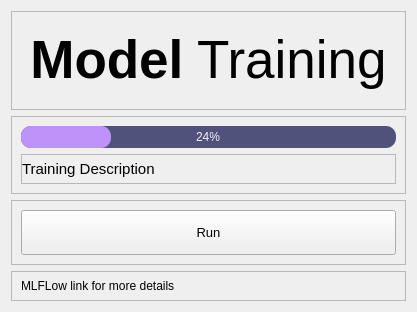
                     <widget class="QWidget" name="train">
                      <property name="styleSheet">
                       <string notr="true"/>
                      </property>
                      <layout class="QVBoxLayout" name="verticalLayout_21">
                       <item>
                        <widget class="QFrame" name="frame_title_tr">
                         <property name="frameShape">
                          <enum>QFrame::StyledPanel</enum>
                         </property>
                         <property name="frameShadow">
                          <enum>QFrame::Raised</enum>
                         </property>
                         <layout class="QVBoxLayout" name="verticalLayout_22">
                          <item>
                           <widget class="QFrame" name="frame_2">
                            <property name="frameShape">
                             <enum>QFrame::NoFrame</enum>
                            </property>
                            <property name="frameShadow">
                             <enum>QFrame::Raised</enum>
                            </property>
                            <layout class="QVBoxLayout" name="verticalLayout_23">
                             <item>
                              <widget class="QLabel" name="title_tr">
                               <property name="font">
                                <font>
                                 <family>Segoe UI</family>
                                 <pointsize>10</pointsize>
                                 <italic>false</italic>
                                 <bold>false</bold>
                                </font>
                               </property>
                               <property name="text">
                                <string>&lt;html&gt;&lt;head/&gt;&lt;body&gt;&lt;p align=&quot;center&quot;&gt;&lt;span style=&quot; font-size:40pt; font-weight:700;&quot;&gt;Model&lt;/span&gt;&lt;span style=&quot; font-size:40pt;&quot;&gt; Training&lt;/span&gt;&lt;/p&gt;&lt;/body&gt;&lt;/html&gt;</string>
                               </property>
                              </widget>
                             </item>
                            </layout>
                           </widget>
                          </item>
                         </layout>
                        </widget>
                       </item>
                       <item>
                        <widget class="QFrame" name="frame_progress_tr">
                         <property name="maximumSize">
                          <size>
                           <width>16777215</width>
                           <height>80</height>
                          </size>
                         </property>
                         <property name="frameShape">
                          <enum>QFrame::StyledPanel</enum>
                         </property>
                         <property name="frameShadow">
                          <enum>QFrame::Raised</enum>
                         </property>
                         <layout class="QVBoxLayout" name="verticalLayout_24">
                          <item>
                           <widget class="QProgressBar" name="progress_tr">
                            <property name="styleSheet">
                             <string notr="true">QProgressBar{
	font-size: 12px;
	background-color: rgb(81, 82, 124);
	color: rgb(241, 241, 241);
	border-style: none;
	border-radius: 10px;
	text-align: center;
}

QProgressBar::chunk {
    background-color: rgb(189, 147, 249);
	border-radius: 10px;
}</string>
                            </property>
                            <property name="value">
                             <number>24</number>
                            </property>
                           </widget>
                          </item>
                          <item>
                           <widget class="QFrame" name="frame_16">
                            <property name="minimumSize">
                             <size>
                              <width>0</width>
                              <height>0</height>
                             </size>
                            </property>
                            <property name="frameShape">
                             <enum>QFrame::StyledPanel</enum>
                            </property>
                            <property name="frameShadow">
                             <enum>QFrame::Raised</enum>
                            </property>
                            <layout class="QHBoxLayout" name="horizontalLayout_13">
                             <property name="spacing">
                              <number>0</number>
                             </property>
                             <property name="leftMargin">
                              <number>0</number>
                             </property>
                             <property name="topMargin">
                              <number>0</number>
                             </property>
                             <property name="rightMargin">
                              <number>0</number>
                             </property>
                             <property name="bottomMargin">
                              <number>0</number>
                             </property>
                             <item>
                              <widget class="QLabel" name="label_progress_tr">
                               <property name="text">
                                <string>&lt;html&gt;&lt;head/&gt;&lt;body&gt;&lt;p&gt;&lt;span style=&quot; font-size:11pt;&quot;&gt;Training Description&lt;/span&gt;&lt;/p&gt;&lt;/body&gt;&lt;/html&gt;</string>
                               </property>
                              </widget>
                             </item>
                             <item>
                              <widget class="QLabel" name="label_sufix_tr">
                               <property name="text">
                                <string>&lt;html&gt;&lt;head/&gt;&lt;body&gt;&lt;p align=&quot;right&quot;&gt;&lt;br/&gt;&lt;/p&gt;&lt;/body&gt;&lt;/html&gt;</string>
                               </property>
                              </widget>
                             </item>
                            </layout>
                           </widget>
                          </item>
                         </layout>
                        </widget>
                       </item>
                       <item>
                        <widget class="QFrame" name="frame_run_tr">
                         <property name="frameShape">
                          <enum>QFrame::StyledPanel</enum>
                         </property>
                         <property name="frameShadow">
                          <enum>QFrame::Raised</enum>
                         </property>
                         <layout class="QVBoxLayout" name="verticalLayout_25">
                          <item>
                           <widget class="QPushButton" name="btn_run_tr">
                            <property name="minimumSize">
                             <size>
                              <width>0</width>
                              <height>45</height>
                             </size>
                            </property>
                            <property name="font">
                             <font>
                              <family>Segoe UI</family>
                              <pointsize>10</pointsize>
                              <italic>false</italic>
                              <bold>false</bold>
                             </font>
                            </property>
                            <property name="text">
                             <string>Run</string>
                            </property>
                           </widget>
                          </item>
                         </layout>
                        </widget>
                       </item>
                       <item>
                        <widget class="QFrame" name="frame_mlf">
                         <property name="maximumSize">
                          <size>
                           <width>16777215</width>
                           <height>30</height>
                          </size>
                         </property>
                         <property name="frameShape">
                          <enum>QFrame::StyledPanel</enum>
                         </property>
                         <property name="frameShadow">
                          <enum>QFrame::Raised</enum>
                         </property>
                         <layout class="QHBoxLayout" name="horizontalLayout_5">
                          <item>
                           <widget class="QLabel" name="link_mlf">
                            <property name="text">
                             <string>MLFLow link for more details</string>
                            </property>
                           </widget>
                          </item>
                         </layout>
                        </widget>
                       </item>
                      </layout>
                     </widget>
